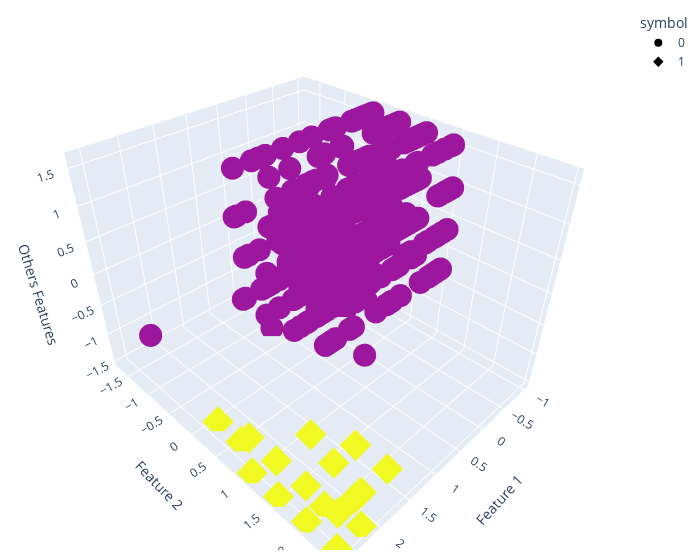

Write notebook code for a chart like this one.
### Code cell
fig = px.scatter_3d(df_cluster_scaled_1,x=df_cluster_scaled_1[:,0],
                    y=df_cluster_scaled_1[:,1],z=df_cluster_scaled_1[:,2],
                    opacity=1,
                    size_max=18,
                    symbol=dbscan.labels_,
                    color=dbscan.labels_) # color=km.labels_, symbol=km.labels_

fig.update_layout(scene = dict(
                    xaxis_title='Feature 1',
                    yaxis_title='Feature 2',
                    zaxis_title='Others Features'),
                    width=700,
                    margin=dict(r=20, b=10, l=10, t=10)
                    )

# Hide colorbar axis
fig.update_layout(coloraxis_showscale=False)
# fig.update_traces(marker={'colorbar_xpad':0,
#                         'showscale':False})

fig.show()

### Figure 1 — Plotly figure (JSON) as saved in the notebook; plotly's stock layout.template omitted (floating-point values rounded to 4 significant figures; data arrays with more than 128 entries replaced by an {"elided": "..."} marker saying what was removed)
{"data": [{"hovertemplate": "symbol=0<br>x=%{x}<br>y=%{y}<br>z=%{z}<br>color=%{marker.color}<extra></extra>", "legendgroup": "0", "marker": {"color": {"elided": "599 int values"}, "coloraxis": "coloraxis", "opacity": 1, "symbol": "circle"}, "mode": "markers", "name": "0", "scene": "scene", "showlegend": true, "type": "scatter3d", "x": {"elided": "599 float values"}, "y": {"elided": "599 float values"}, "z": {"elided": "599 float values"}}, {"hovertemplate": "symbol=1<br>x=%{x}<br>y=%{y}<br>z=%{z}<br>color=%{marker.color}<extra></extra>", "legendgroup": "1", "marker": {"color": [1, 1, 1, 1, 1, 1, 1, 1, 1, 1, 1, 1, 1, 1, 1, 1, 1, 1, 1, 1, 1, 1, 1, 1, 1, 1, 1, 1, 1, 1, 1, 1, 1, 1, 1, 1, 1, 1, 1, 1, 1, 1, 1, 1, 1, 1, 1, 1, 1, 1], "coloraxis": "coloraxis", "opacity": 1, "symbol": "diamond"}, "mode": "markers", "name": "1", "scene": "scene", "showlegend": true, "type": "scatter3d", "x": [2.367, 2.367, 2.576, 2.158, 2.576, 2.576, 2.228, 2.576, 2.576, 2.576, 2.576, 2.576, 2.576, 2.576, 2.576, 2.054, 2.576, 2.576, 1.81, 2.576, 2.576, 2.576, 2.576, 2.576, 2.576, 2.576, 2.576, 2.576, 2.576, 2.576, 2.576, 2.576, 2.263, 2.297, 2.576, 2.576, 2.576, 2.576, 2.576, 2.576, 2.576, 2.576, 2.576, 2.193, 2.576, 2.332, 1.81, 2.576, 2.576, 2.576], "y": [0.5945, 0.1341, 1.976, 1.976, 1.515, 1.976, 2.436, 1.515, 1.055, 1.055, 2.436, 1.976, 2.436, 2.436, 1.055, 1.515, 1.976, 2.436, 1.976, 1.515, 2.436, 1.515, 1.055, 1.055, 1.515, 2.436, 2.436, 1.976, 1.515, 1.055, 1.515, 2.436, 2.436, 1.976, 2.436, 2.436, 1.055, 1.976, 1.515, 2.436, 2.436, 1.976, 1.515, 2.436, 2.436, 2.436, 2.436, 1.515, 2.436, 1.976], "z": [-1.476, -1.476, -0.8606, -0.8606, -0.8606, -0.8606, -0.8606, -1.476, -1.476, -1.476, -1.476, -0.8606, -0.8606, -1.476, -1.476, -0.8606, -0.8606, -1.476, -0.8606, -1.476, -1.476, -1.476, -0.8606, -0.8606, -1.476, -0.8606, -0.8606, -0.8606, -0.8606, -0.8606, -0.8606, -1.476, -0.8606, -1.476, -0.8606, -1.476, -1.476, -1.476, -0.8606, -0.8606, -0.8606, -0.8606, -0.8606, -1.476, -0.8606, -0.8606, -0.8606, -0.8606, -0.8606, -1.476]}], "layout": {"coloraxis": {"colorbar": {"title": {"text": "color"}}, "colorscale": [[0, "#0d0887"], [0.1111, "#46039f"], [0.2222, "#7201a8"], [0.3333, "#9c179e"], [0.4444, "#bd3786"], [0.5556, "#d8576b"], [0.6667, "#ed7953"], [0.7778, "#fb9f3a"], [0.8889, "#fdca26"], [1, "#f0f921"]], "showscale": false}, "legend": {"title": {"text": "symbol"}, "tracegroupgap": 0}, "margin": {"b": 10, "l": 10, "r": 20, "t": 10}, "scene": {"domain": {"x": [0, 1], "y": [0, 1]}, "xaxis": {"title": {"text": "Feature 1"}}, "yaxis": {"title": {"text": "Feature 2"}}, "zaxis": {"title": {"text": "Others Features"}}}, "width": 700}}
